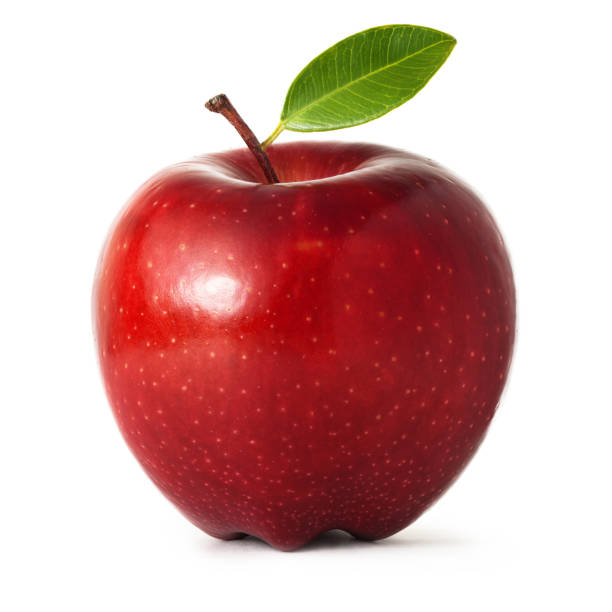
#> input picture 8th Semester Labs/Image Processing Labs/images/apple.jpg, 612 x 612 px
$ jupyter execute --allow-errors thresholding.ipynb
#> lines starting #> are read from the running program, lines starting #| are printed output that depends on the picture; after the words box and inside, x2 and y2 are one past the last pixel; in counts of white or black regions, pixels touching at a corner belong together
[cell 1]
import cv2
import numpy as np
import matplotlib.pyplot as plt

[cell 2]
# Read the grayscale image
image = cv2.imread('../images/apple.jpg', cv2.IMREAD_GRAYSCALE)
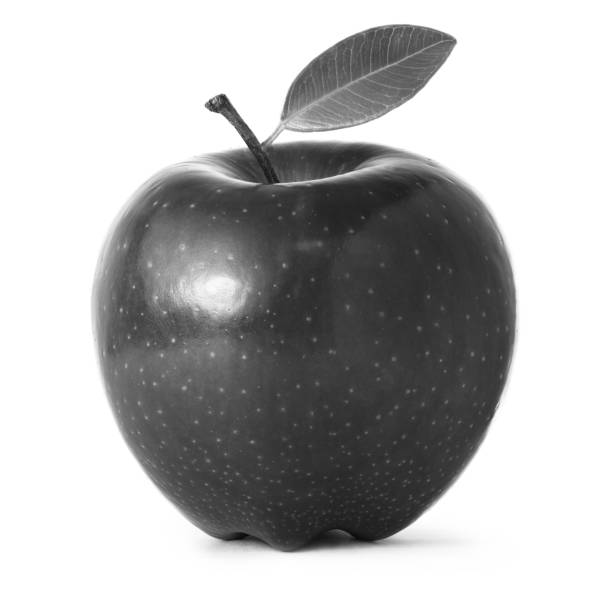
#> image: shape (612, 612); min 7, max 255, mean 182.7

# Apply a threshold
threshold_value = 210  # Can vary depending on the application
_, binary_image = cv2.threshold(image, threshold_value, 255, cv2.THRESH_BINARY)
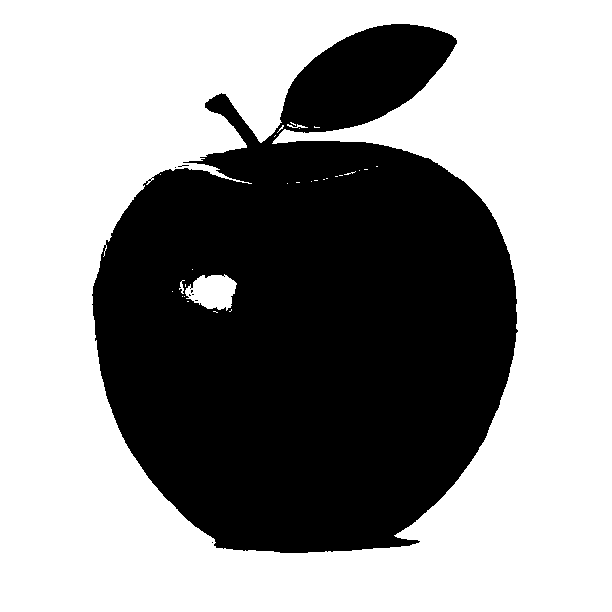
#> binary_image: shape (612, 612); 59.1% white; 8 black regions (7 under 20 px), largest, box (x1, y1, x2, y2) and area: (92, 24, 518, 553) 153317

# Display original and binary images
plt.figure(figsize=(10, 5))

plt.subplot(1, 2, 1)
plt.title('Original Grayscale Image')
plt.imshow(image, cmap='gray')
plt.axis('off')

plt.subplot(1, 2, 2)
plt.title('Binary Image after Thresholding')
plt.imshow(binary_image, cmap='gray')
plt.axis('off')

plt.show()
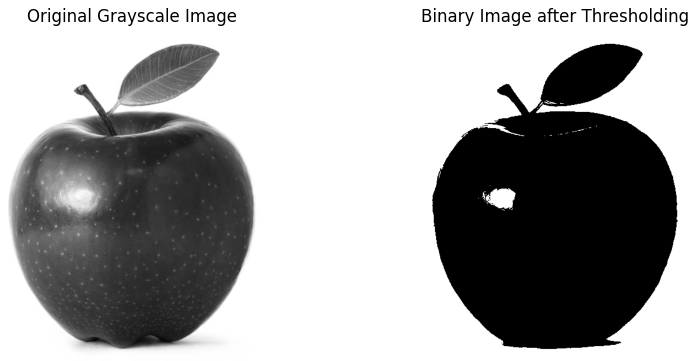
#> figure drawn by matplotlib, 2 panels

## Raw Implementation

[cell 3]
from PIL import Image

def load_image(image, w, h):

    # Convert the binary data to an image
#> called with w = 5, h = 5
    image = Image.new('L', (w, h))  # 'L' mode for grayscale, size 5x5
    pixels = image.load()

    # Fill the image with the pixel values from the binary image array
    for i in range(image.size[0]):
        for j in range(image.size[1]):
            pixels[i, j] = binary_image[j][i]  # Note: (x, y) is (i, j)

    return image

[cell 4]
# Sample grayscale image represented as a 2D list (5x5 for simplicity)
grayscale_image = [
    [34, 120, 200, 45, 90],
    [12, 180, 255, 80, 150],
    [100, 60, 75, 190, 230],
    [0, 50, 170, 210, 140],
    [255, 220, 30, 160, 110]
]

#> (the rest of this cell did not finish here and is left out)

[cell 5]
from PIL import Image

# Sample grayscale image represented as a 2D list (5x5 for simplicity)
grayscale_image = [
    [34, 120, 200, 45, 90],
    [12, 180, 255, 80, 150],
    [100, 60, 75, 190, 230],
    [0, 50, 170, 210, 140],
    [255, 220, 30, 160, 110]
]

# Convert the binary data to an image
image = Image.new('L', (5, 5))  # 'L' mode for grayscale, size 5x5
pixels = image.load()

# Define the threshold value
threshold_value = 127

# Apply thresholding
binary_image = []
for row in grayscale_image:
    binary_row = []
    for pixel in row:
        # If pixel value is greater than threshold, set to 255 (white)
        # Otherwise, set to 0 (black)
        if pixel > threshold_value:
            binary_row.append(255)
        else:
            binary_row.append(0)
    binary_image.append(binary_row)

# Print the resulting binary image
print("Binary Image:")
for row in binary_image:
    print(row)

$ run again, with 8th Semester Labs/Image Processing Labs/images/ball.jpg copied over 8th Semester Labs/Image Processing Labs/images/apple.jpg
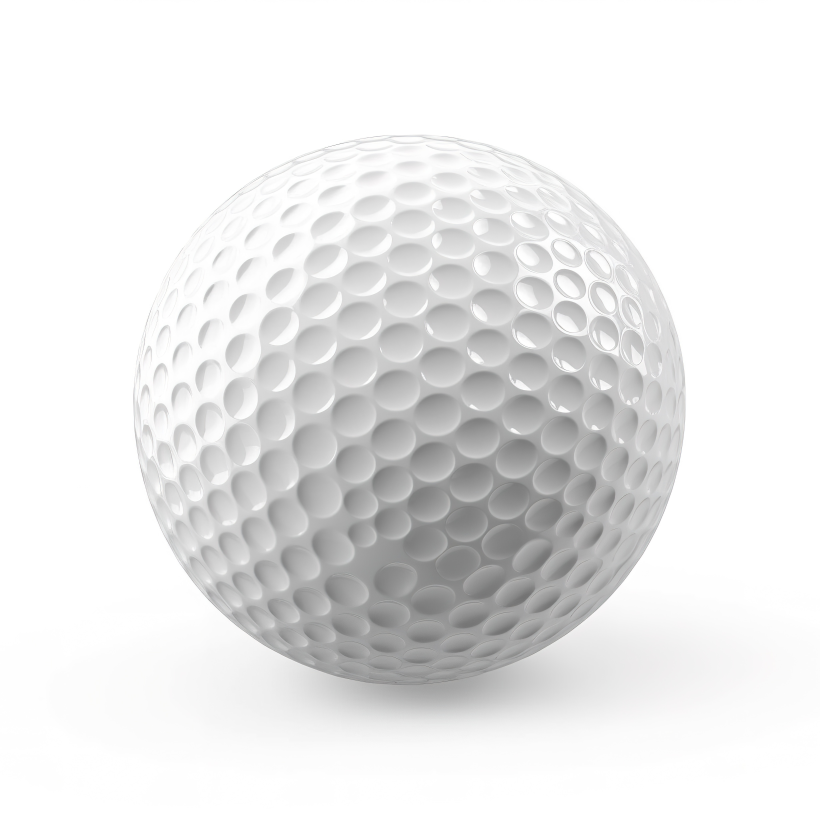
#> input picture 8th Semester Labs/Image Processing Labs/images/ball.jpg, 4096 x 4096 px (shown at 1/5 size)
#> `_, binary_image = cv2.threshold(image, threshold_value, 255, cv2.THRES..`:
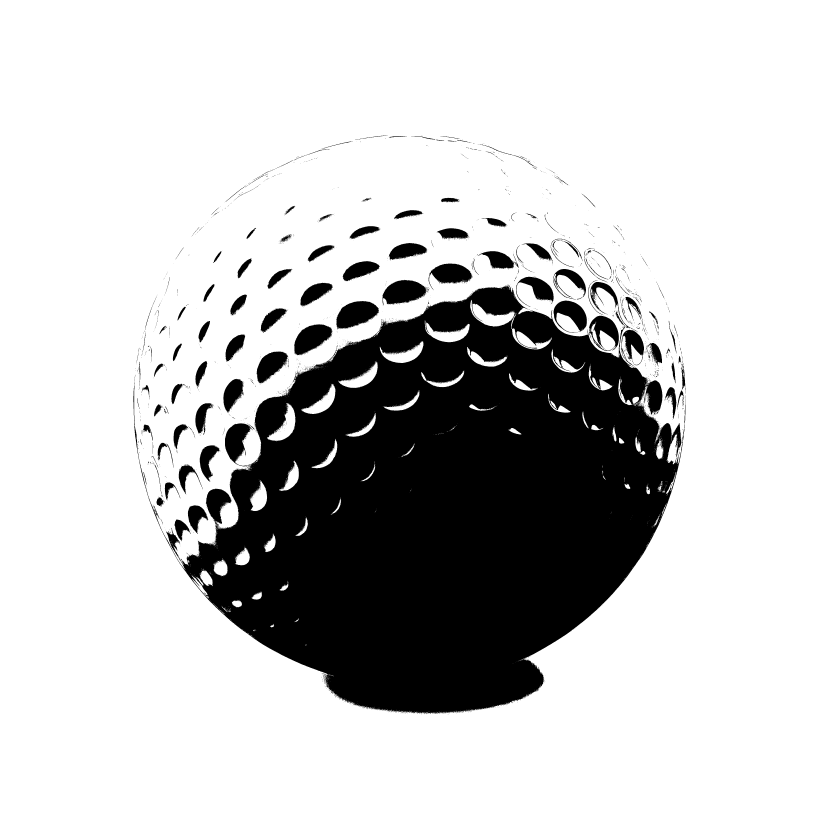
#> binary_image: shape (4096, 4096) (shown at 1/5 size); 77.7% white; 3069 black regions (2850 under 20 px), largest, box (x1, y1, x2, y2) and area: (667, 1424, 3427, 3571) 3389256, (1680, 1505, 1896, 1647) 20224, (1911, 1399, 2134, 1526) 19183
#> `plt.show()`:
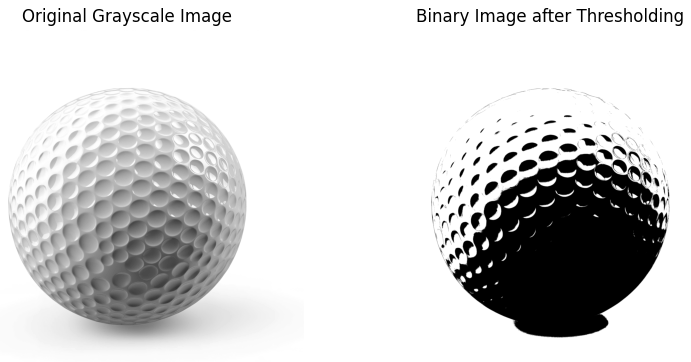
#> figure drawn by matplotlib, 2 panels
